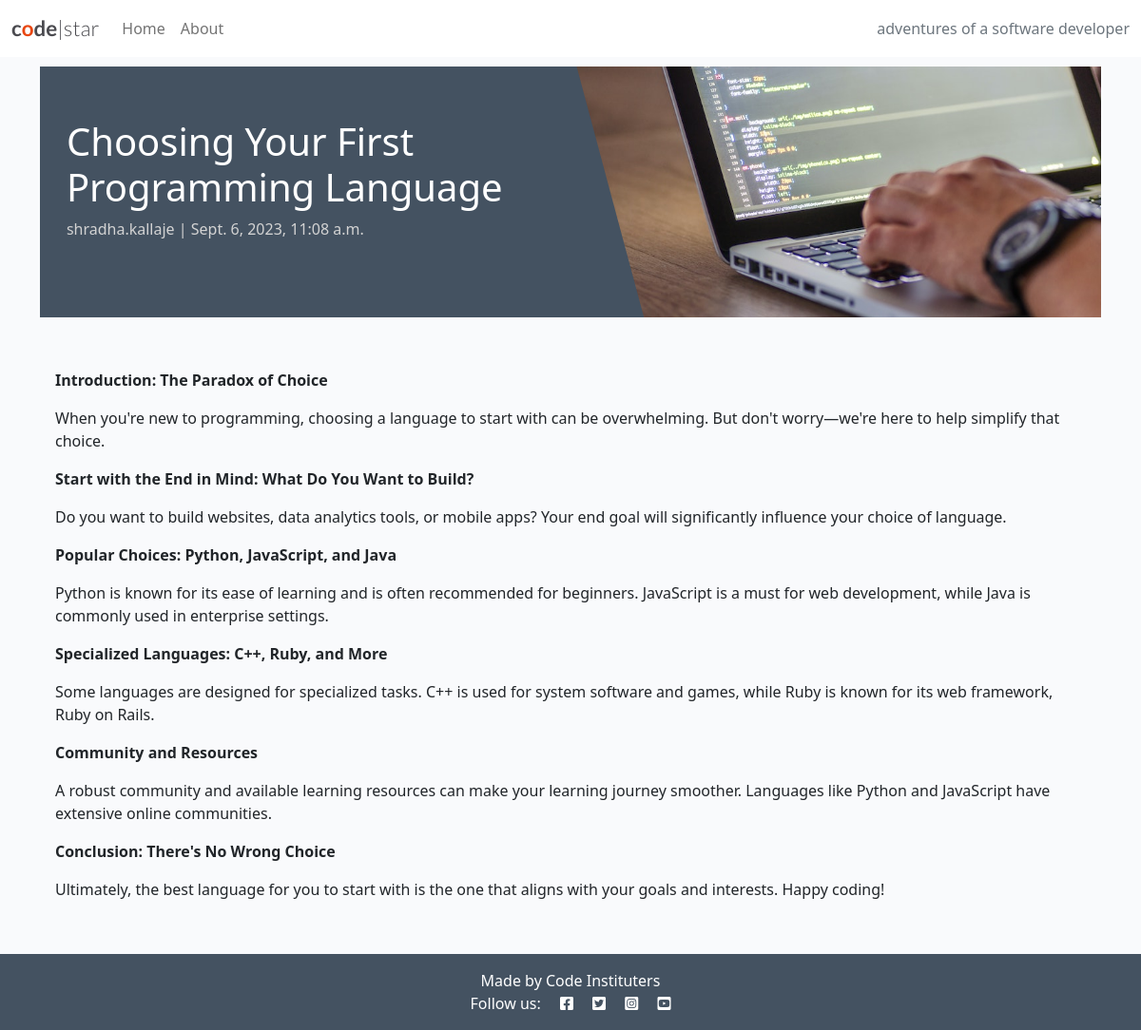
Page /choosing-your-first-programming-language/ on the committed database.
### blog/models.py (models this page shows, shortened)
class Post(models.Model):
    title = models.CharField(max_length=200, unique=True)
    slug = models.SlugField(max_length=200, unique=True)
    author = models.ForeignKey(User, on_delete=models.CASCADE, related_name="blog_posts")
    content = models.TextField()
    created_on = models.DateTimeField(auto_now_add=True)
    status = models.IntegerField(choices=STATUS, default=0)
    excerpt = models.TextField(blank=True)
    updated_on = models.DateTimeField(auto_now=True)
    class Meta:
        ordering = ["-created_on"]

### blog/views.py (the view)
# urls.py: path('<slug:slug>/', views.post_detail, name='post_detail'),
def post_detail(request, slug):
    queryset = Post.objects.filter(status=1)
    post = get_object_or_404(queryset, slug=slug)
    return render(
        request,
        "blog/post_detail.html",
        {"post": post},
    )

### blog/templates/blog/post_detail.html
{% extends 'base.html' %} {% block content %}
{% load static %}
<div class="masthead">
    <div class="container">
        <div class="row g-0">
            <div class="col-md-6 masthead-text">
                <h1 class="post-title">{{ post.title }}</h1>
                <p class="post-subtitle">{{ post.author }} | {{ post.created_on }}</p>
            </div>
            <div class="d-none d-md-block col-md-6 masthead-image">
                <img src="{% static 'images/default.jpg' %}" class="scale" alt="placeholder">
            </div>
        </div>
    </div>
</div>
<div class="container">
    <div class="row">
        <div class="col card mb-4  mt-3 left  top">
            <div class="card-body">
                <p class="card-text">
                    {{ post.content | safe }}
                </p>
            </div>
        </div>
    </div>
</div>
{% endblock content %}

### static/css/style.css (style rules this page uses)
body { background-color: #F9FAFC; }
.main-bg { background-color: #F9FAFC; }
.card { border: none; background-color: transparent; }
.scale { width: 100%; height: auto; }
.masthead { margin-top: 10px; overflow: hidden; position: relative; display: inline-block; height: 33vh; width: 100%; }
.masthead-text { background-color: #445261; color: white; position: relative; }
.masthead-image { position: relative; overflow: hidden; }
.masthead-image:after { content: ""; position: absolute; top: 0; right: 90%; height: 100%; width: 150%; background: #445261; -webkit-transform: skew(15deg); -moz-transform: skew(15deg); transform: skew(15deg); z-index: 100; }
.post-title { margin-top: 10%; margin-left: 5%; }
.post-subtitle { margin-left: 5%; color: lightgray; }

### rows in the picture
Post: title "Choosing Your First Programming Language", author "shradha.kallaje", created_on "Sept. 6, 2023, 11:08 a.m.", content "Introduction: The Paradox of Choice When you're new to programming, choosing a language to start with can be overwhelming. But don't worry—we're here to help simplify that choice. Start with the End in Mind: What Do You Want to Build? Do you want to build websites, data analytics tools, or mobile apps? Your end goal will significantly influence your choice of language. Popular Choices: Python, JavaScript, and Java Python is known for its ease of learning and is often recommended for beginners. JavaScript is a must for web development, while Java is commonly used in enterprise settings. Specialized Languages: C++, Ruby, and More Some languages are designed for specialized tasks. C++ is used…"
